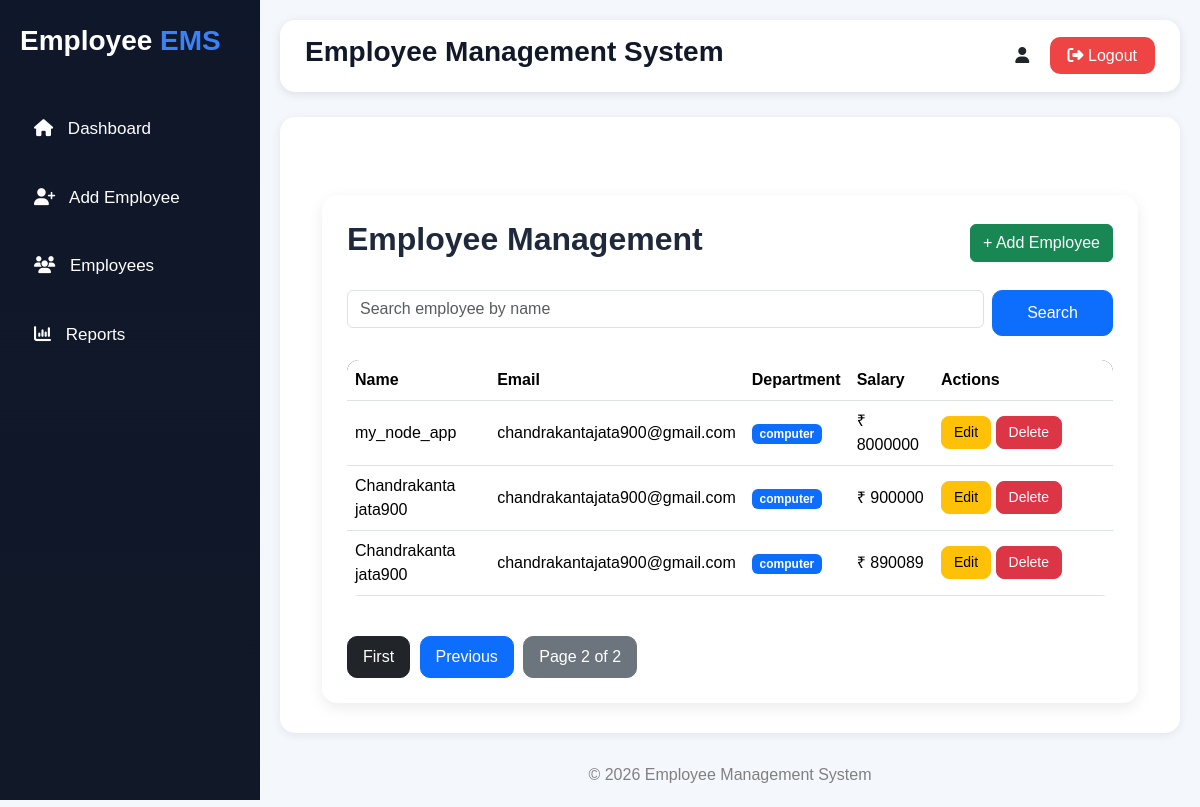
Page /employees/?page=2 on the committed database.
### epmployees/models.py (models this page shows, shortened)
class Employee(models.Model):
    name = models.CharField(max_length=100)
    email = models.EmailField()
    department = models.CharField(max_length=100)
    salary = models.IntegerField()

### epmployees/views.py (the view)
# urls.py: path('', views.employee_list, name='employee_list'),
def employee_list(request):
    search = request.GET.get('search')
    if search:
        employee_list = Employee.objects.filter(name__icontains=search)
    else:
        employee_list = Employee.objects.all()
    paginator = Paginator(employee_list, 3)
    page_number = request.GET.get('page')
    employees = paginator.get_page(page_number)
    return render(request, 'epmployees/list.html', {'employees': employees})

### epmployees/templates/epmployees/list.html (shortened to what this page needs)
{% extends 'epmployees/base.html' %}
{% block content %}
<div class="container mt-5">
    <div class="employee-card">
        <div class="d-flex justify-content-between align-items-center mb-4">
            <h2 class="page-title">
                Employee Management
            </h2>
            <a href="{% url 'add_employee' %}" class="btn btn-success">
                + Add Employee
            </a>
        </div>
        <form method="GET" class="row g-2 mb-4">
            <div class="col-md-10">
                <input type="text"
                       name="search"
                       class="form-control"
                       placeholder="Search employee by name">
            </div>
            <div class="col-md-2">
                <button type="submit"
                        class="btn btn-primary w-100 search-btn">
                    Search
                </button>
            </div>
        </form>
        <div class="table-responsive">
            <table class="table table-hover align-middle">
                <thead>
                    <tr>
                        <th>Name</th>
                        <th>Email</th>
                        <th>Department</th>
                        <th>Salary</th>
                        <th width="180">Actions</th>
                    </tr>
                </thead>
                <tbody>
                {% for emp in employees %}
                    <tr>
                        <td>{{ emp.name }}</td>
                        <td>{{ emp.email }}</td>
                        <td>
                            <span class="badge bg-primary">
                                {{ emp.department }}
                            </span>
                        </td>
                        <td>
                            ₹ {{ emp.salary }}
                        </td>
                        <td>
                            <a href="{% url 'update_employee' emp.id %}"
                               class="btn btn-warning btn-sm action-btn">
                                Edit
                            </a>
                            <a href="{% url 'delete_employee' emp.id %}"
                               class="btn btn-danger btn-sm action-btn"
                               onclick="return confirm('Delete this employee?')">
                                Delete
                            </a>
                        </td>
                    </tr>
                {% empty %}
                    <tr>
                        <td colspan="5" class="text-center text-muted">
                            No Employees Found
                        </td>
                    </tr>
                {% endfor %}
                </tbody>
            </table>
        </div>
        <div class="pagination-box mt-4">
            {% if employees.has_previous %}
                <a href="?page=1"
                   class="btn btn-dark">
                   First
                </a>
                <a href="?page={{ employees.previous_page_number }}"
                   class="btn btn-primary">
                   Previous
                </a>
            {% endif %}
            <span class="btn btn-secondary">
                Page {{ employees.number }}
                of
                {{ employees.paginator.num_pages }}
            </span>
        </div>
    </div>
</div>
{% endblock %}

### epmployees/templates/epmployees/base.html (style rules this page uses)
* { margin:0; padding:0; box-sizing:border-box; }
body { background:#f4f7fc; font-family:Arial, sans-serif; }

### epmployees/templates/epmployees/list.html (style rules this page uses)
body { background: #f4f7fc; }
.page-title { font-weight: bold; color: #1e293b; }
.employee-card { background: white; padding: 25px; border-radius: 15px; box-shadow: 0 5px 15px rgba(0,0,0,0.08); }
.search-btn { border-radius: 10px; padding: 10px 20px; }
.table { border-radius: 12px; overflow: hidden; }
.table thead { background: linear-gradient(to right, #0f172a, #1e293b); color: white; }
.action-btn { border-radius: 8px; padding: 5px 12px; font-size: 14px; font-weight: 500; }
.pagination-box a, .pagination-box span { border-radius: 10px; padding: 8px 15px; margin-right: 5px; }

### rows in the picture
Employee: name "my_node_app", email "chandrakantajata900@gmail.com", department "computer", salary "8000000"
Employee: name "Chandrakanta jata900", email "chandrakantajata900@gmail.com", department "computer", salary "900000"
Employee: name "Chandrakanta jata900", email "chandrakantajata900@gmail.com", department "computer", salary "890089"

### other values in the picture
{{ employees.number }} "2"
{{ employees.paginator.num_pages }} "2"
